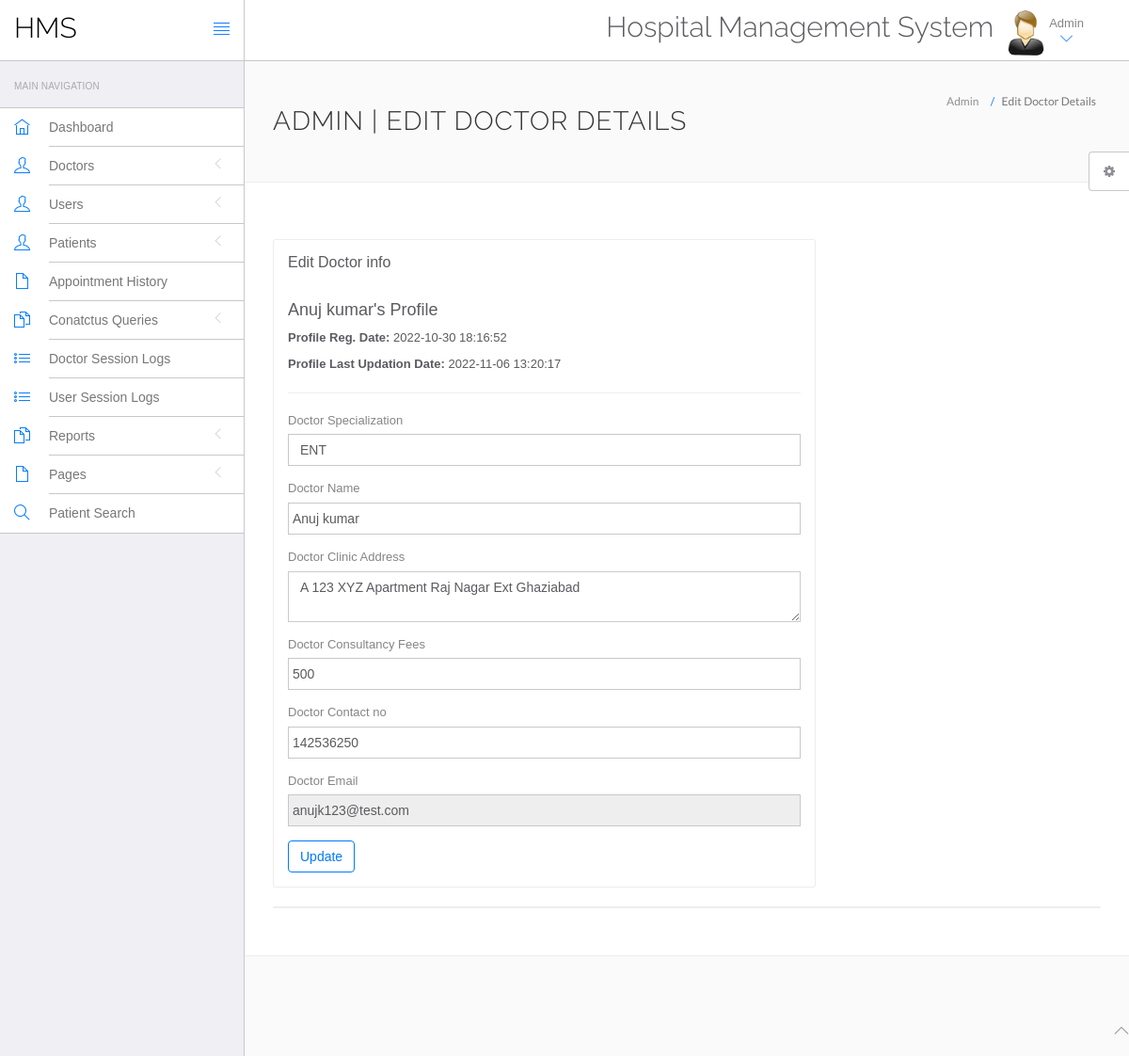
The page /hms/admin/edit-doctor.php?id=1 (signed in) on the database its author committed.
### tables this page shows
CREATE TABLE `doctors` (
  `id` int(11) NOT NULL,
  `specilization` varchar(255) DEFAULT NULL,
  `doctorName` varchar(255) DEFAULT NULL,
  `address` longtext DEFAULT NULL,
  `docFees` varchar(255) DEFAULT NULL,
  `contactno` bigint(11) DEFAULT NULL,
  `docEmail` varchar(255) DEFAULT NULL,
  `password` varchar(255) DEFAULT NULL,
  `creationDate` timestamp NULL DEFAULT current_timestamp(),
  `updationDate` timestamp NULL DEFAULT NULL ON UPDATE current_timestamp()
);

### hms/admin/edit-doctor.php (the view, shortened to what this page needs)
<?php
include('include/config.php');
if(strlen($_SESSION['id']==0)) {
 header('location:logout.php');
  } else{
$did=intval($_GET['id']);
?>
<!DOCTYPE html>
<html lang="en">
	<head>
		<link rel="stylesheet" href="vendor/bootstrap/css/bootstrap.min.css">
		<link rel="stylesheet" href="vendor/fontawesome/css/font-awesome.min.css">
		<link rel="stylesheet" href="vendor/themify-icons/themify-icons.min.css">
		<link href="vendor/animate.css/animate.min.css" rel="stylesheet" media="screen">
		<link href="vendor/perfect-scrollbar/perfect-scrollbar.min.css" rel="stylesheet" media="screen">
		<link href="vendor/switchery/switchery.min.css" rel="stylesheet" media="screen">
		<link href="vendor/bootstrap-touchspin/jquery.bootstrap-touchspin.min.css" rel="stylesheet" media="screen">
		<link href="vendor/select2/select2.min.css" rel="stylesheet" media="screen">
		<link href="vendor/bootstrap-datepicker/bootstrap-datepicker3.standalone.min.css" rel="stylesheet" media="screen">
		<link href="vendor/bootstrap-timepicker/bootstrap-timepicker.min.css" rel="stylesheet" media="screen">
		<link rel="stylesheet" href="assets/css/styles.css">
		<link rel="stylesheet" href="assets/css/plugins.css">
		<link rel="stylesheet" href="assets/css/themes/theme-1.css" id="skin_color" />
	</head>
	<body>
		<div id="app">
<?php include('include/sidebar.php');?>
			<div class="app-content">
						<?php include('include/header.php');?>
				<div class="main-content" >
					<div class="wrap-content container" id="container">
						<section id="page-title">
							<div class="row">
								<div class="col-sm-8">
									<h1 class="mainTitle">Admin | Edit Doctor Details</h1>
																	</div>
								<ol class="breadcrumb">
									<li>
										<span>Admin</span>
									</li>
									<li class="active">
										<span>Edit Doctor Details</span>
									</li>
								</ol>
							</div>
						</section>
						<div class="container-fluid container-fullw bg-white">
							<div class="row">
								<div class="col-md-12">
									<div class="row margin-top-30">
										<div class="col-lg-8 col-md-12">
											<div class="panel panel-white">
												<div class="panel-heading">
													<h5 class="panel-title">Edit Doctor info</h5>
												</div>
												<div class="panel-body">
									<?php $sql=mysqli_query($con,"select * from doctors where id='$did'");
while($data=mysqli_fetch_array($sql))
{
?>
<h4><?php echo htmlentities($data['doctorName']);?>'s Profile</h4>
<p><b>Profile Reg. Date: </b><?php echo htmlentities($data['creationDate']);?></p>
<?php if($data['updationDate']){?>
<p><b>Profile Last Updation Date: </b><?php echo htmlentities($data['updationDate']);?></p>
<?php } ?>
<hr />
													<form role="form" name="adddoc" method="post" onSubmit="return valid();">
														<div class="form-group">
															<label for="DoctorSpecialization">
																Doctor Specialization
															</label>
							<select name="Doctorspecialization" class="form-control" required="required">
					<option value="<?php echo htmlentities($data['specilization']);?>">
					<?php echo htmlentities($data['specilization']);?></option>
															</select>
														</div>
<div class="form-group">
															<label for="doctorname">
																 Doctor Name
															</label>
	<input type="text" name="docname" class="form-control" value="<?php echo htmlentities($data['doctorName']);?>" >
														</div>
<div class="form-group">
															<label for="address">
																 Doctor Clinic Address
															</label>
					<textarea name="clinicaddress" class="form-control"><?php echo htmlentities($data['address']);?></textarea>
														</div>
<div class="form-group">
															<label for="fess">
																 Doctor Consultancy Fees
															</label>
		<input type="text" name="docfees" class="form-control" required="required"  value="<?php echo htmlentities($data['docFees']);?>" >
														</div>
<div class="form-group">
									<label for="fess">
																 Doctor Contact no
															</label>
					<input type="text" name="doccontact" class="form-control" required="required"  value="<?php echo htmlentities($data['contactno']);?>">
														</div>
<div class="form-group">
									<label for="fess">
																 Doctor Email
															</label>
					<input type="email" name="docemail" class="form-control"  readonly="readonly"  value="<?php echo htmlentities($data['docEmail']);?>">
														</div>
														<?php } ?>
														<button type="submit" name="submit" class="btn btn-o btn-primary">
															Update
														</button>
													</form>
												</div>
											</div>
										</div>
											</div>
										</div>
									<div class="col-lg-12 col-md-12">
											<div class="panel panel-white">
											</div>
										</div>
									</div>
								</div>
							</div>
						</div>
					</div>
				</div>
	<?php include('include/footer.php');?>
	<?php include('include/setting.php');?>
	</body>
</html>
<?php } ?>

### hms/admin/assets/css/themes/theme-1.css (style rules this page uses)
body { background: #FAFAFA; }

### rows shown on the page
doctors: doctorName "Anuj kumar", creationDate "2022-10-30 18:16:52", updationDate "2022-11-06 13:20:17", Doctorspecialization "ENT", docname "Anuj kumar", clinicaddress "A 123 XYZ Apartment Raj Nagar Ext Ghaziabad", docfees "500", doccontact "142536250", docemail "anujk123@test.com"
